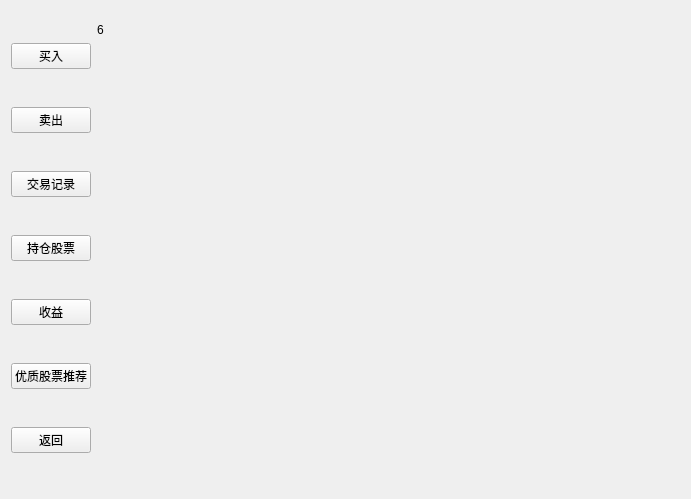
<?xml version="1.0" encoding="UTF-8"?>
<ui version="4.0">
 <class>buyin</class>
 <widget class="QWidget" name="buyin">
  <property name="geometry">
   <rect>
    <x>0</x>
    <y>0</y>
    <width>691</width>
    <height>499</height>
   </rect>
  </property>
  <property name="windowTitle">
   <string>Form</string>
  </property>
  <layout class="QGridLayout" name="gridLayout">
   <item row="0" column="0">
    <layout class="QVBoxLayout" name="verticalLayout">
     <item>
      <widget class="QPushButton" name="BuyInButton">
       <property name="text">
        <string>买入</string>
       </property>
      </widget>
     </item>
     <item>
      <widget class="QPushButton" name="SellOutButton">
       <property name="text">
        <string>卖出</string>
       </property>
      </widget>
     </item>
     <item>
      <widget class="QPushButton" name="TradingRecordButton">
       <property name="text">
        <string>交易记录</string>
       </property>
      </widget>
     </item>
     <item>
      <widget class="QPushButton" name="PositionButton">
       <property name="text">
        <string>持仓股票</string>
       </property>
      </widget>
     </item>
     <item>
      <widget class="QPushButton" name="IncomeButton">
       <property name="text">
        <string>收益</string>
       </property>
      </widget>
     </item>
     <item>
      <widget class="QPushButton" name="RecommendButton">
       <property name="text">
        <string>优质股票推荐</string>
       </property>
      </widget>
     </item>
     <item>
      <widget class="QPushButton" name="returnbutton">
       <property name="text">
        <string>返回</string>
       </property>
      </widget>
     </item>
    </layout>
   </item>
   <item row="0" column="1">
    <widget class="QStackedWidget" name="stackedWidget">
     <property name="frameShape">
      <enum>QFrame::NoFrame</enum>
     </property>
     <property name="currentIndex">
      <number>5</number>
     </property>
     <widget class="QWidget" name="BuyinPage">
      <layout class="QGridLayout" name="gridLayout_2">
       <item row="1" column="0">
        <spacer name="verticalSpacer">
         <property name="orientation">
          <enum>Qt::Vertical</enum>
         </property>
         <property name="sizeType">
          <enum>QSizePolicy::Fixed</enum>
         </property>
         <property name="sizeHint" stdset="0">
          <size>
           <width>20</width>
           <height>20</height>
          </size>
         </property>
        </spacer>
       </item>
       <item row="2" column="0">
        <layout class="QHBoxLayout" name="horizontalLayout">
         <item>
          <widget class="QPushButton" name="BuyResetButton">
           <property name="text">
            <string>重填</string>
           </property>
          </widget>
         </item>
         <item>
          <widget class="QPushButton" name="BuyComfirmButton">
           <property name="text">
            <string>确定下单</string>
           </property>
          </widget>
         </item>
        </layout>
       </item>
       <item row="0" column="0">
        <layout class="QHBoxLayout" name="horizontalLayout_5">
         <item>
          <widget class="QFrame" name="SellOutFrame_3">
           <property name="minimumSize">
            <size>
             <width>0</width>
             <height>0</height>
            </size>
           </property>
           <property name="frameShape">
            <enum>QFrame::StyledPanel</enum>
           </property>
           <property name="frameShadow">
            <enum>QFrame::Plain</enum>
           </property>
           <layout class="QVBoxLayout" name="verticalLayout_8">
            <item>
             <widget class="QLabel" name="BuyStockCodeLabel_2">
              <property name="text">
               <string>证券代码</string>
              </property>
             </widget>
            </item>
            <item>
             <widget class="QLabel" name="BuyNameLabe_2">
              <property name="text">
               <string>股东名称</string>
              </property>
             </widget>
            </item>
            <item>
             <widget class="QLabel" name="BuyPriceLabel_2">
              <property name="text">
               <string>买入价格</string>
              </property>
             </widget>
            </item>
            <item>
             <widget class="QLabel" name="BuyFindLabel_2">
              <property name="text">
               <string>可用资金</string>
              </property>
             </widget>
            </item>
            <item>
             <widget class="QLabel" name="MaxBuyLabel_2">
              <property name="text">
               <string>最大可买</string>
              </property>
             </widget>
            </item>
            <item>
             <widget class="QLabel" name="BuyQuantityLabel_2">
              <property name="text">
               <string>买入数量</string>
              </property>
             </widget>
            </item>
           </layout>
          </widget>
         </item>
         <item>
          <layout class="QVBoxLayout" name="verticalLayout_9">
           <item>
            <widget class="QComboBox" name="BuyInStockCodeBox">
             <item>
              <property name="text">
               <string>王子安</string>
              </property>
             </item>
             <item>
              <property name="text">
               <string>李卓优</string>
              </property>
             </item>
             <item>
              <property name="text">
               <string>林帆</string>
              </property>
             </item>
             <item>
              <property name="text">
               <string>郭静怡</string>
              </property>
             </item>
             <item>
              <property name="text">
               <string>null</string>
              </property>
             </item>
            </widget>
           </item>
           <item>
            <widget class="QLineEdit" name="BuyInNameLine"/>
           </item>
           <item>
            <widget class="QLineEdit" name="BuyInPriceLine"/>
           </item>
           <item>
            <widget class="QLineEdit" name="BuyInFundLine"/>
           </item>
           <item>
            <widget class="QLineEdit" name="BuyInMaxLine"/>
           </item>
           <item>
            <widget class="QLineEdit" name="BuyInQuantityLine"/>
           </item>
          </layout>
         </item>
        </layout>
       </item>
       <item row="3" column="0">
        <spacer name="verticalSpacer_2">
         <property name="orientation">
          <enum>Qt::Vertical</enum>
         </property>
         <property name="sizeHint" stdset="0">
          <size>
           <width>20</width>
           <height>40</height>
          </size>
         </property>
        </spacer>
       </item>
      </layout>
     </widget>
     <widget class="QWidget" name="SellOutPage">
      <layout class="QGridLayout" name="gridLayout_3">
       <item row="1" column="0">
        <spacer name="verticalSpacer_3">
         <property name="orientation">
          <enum>Qt::Vertical</enum>
         </property>
         <property name="sizeType">
          <enum>QSizePolicy::Fixed</enum>
         </property>
         <property name="sizeHint" stdset="0">
          <size>
           <width>20</width>
           <height>20</height>
          </size>
         </property>
        </spacer>
       </item>
       <item row="0" column="0">
        <layout class="QHBoxLayout" name="horizontalLayout_2">
         <item>
          <widget class="QFrame" name="SellOutFrame">
           <property name="minimumSize">
            <size>
             <width>0</width>
             <height>0</height>
            </size>
           </property>
           <property name="frameShape">
            <enum>QFrame::StyledPanel</enum>
           </property>
           <property name="frameShadow">
            <enum>QFrame::Plain</enum>
           </property>
           <layout class="QVBoxLayout" name="verticalLayout_4">
            <item>
             <widget class="QLabel" name="SellStockCodeLabel">
              <property name="text">
               <string>证券代码</string>
              </property>
             </widget>
            </item>
            <item>
             <widget class="QLabel" name="SellNameLabel">
              <property name="text">
               <string>股东名称</string>
              </property>
             </widget>
            </item>
            <item>
             <widget class="QLabel" name="SellPriceLable">
              <property name="text">
               <string>卖出价格</string>
              </property>
             </widget>
            </item>
            <item>
             <widget class="QLabel" name="SellFundLabel">
              <property name="text">
               <string>可用资金</string>
              </property>
             </widget>
            </item>
            <item>
             <widget class="QLabel" name="MaxSellLabel">
              <property name="text">
               <string>最大可卖</string>
              </property>
             </widget>
            </item>
            <item>
             <widget class="QLabel" name="SellQuantityLabel">
              <property name="text">
               <string>卖出数量</string>
              </property>
             </widget>
            </item>
           </layout>
          </widget>
         </item>
         <item>
          <layout class="QVBoxLayout" name="verticalLayout_6">
           <item>
            <widget class="QComboBox" name="SellOutStockCodeBox">
             <item>
              <property name="text">
               <string>王子安</string>
              </property>
             </item>
             <item>
              <property name="text">
               <string>李卓优</string>
              </property>
             </item>
             <item>
              <property name="text">
               <string>林帆</string>
              </property>
             </item>
             <item>
              <property name="text">
               <string>郭静怡</string>
              </property>
             </item>
             <item>
              <property name="text">
               <string>null</string>
              </property>
             </item>
            </widget>
           </item>
           <item>
            <widget class="QLineEdit" name="SellOutNameLine"/>
           </item>
           <item>
            <widget class="QLineEdit" name="SellOutPriceLine"/>
           </item>
           <item>
            <widget class="QLineEdit" name="SellOutFundLine"/>
           </item>
           <item>
            <widget class="QLineEdit" name="SellOutMaxLine"/>
           </item>
           <item>
            <widget class="QLineEdit" name="SellOutQuantityLine"/>
           </item>
          </layout>
         </item>
        </layout>
       </item>
       <item row="2" column="0">
        <layout class="QHBoxLayout" name="horizontalLayout_3">
         <item>
          <widget class="QPushButton" name="SellResetButton">
           <property name="text">
            <string>重填</string>
           </property>
          </widget>
         </item>
         <item>
          <widget class="QPushButton" name="SellComfirmButton">
           <property name="text">
            <string>卖出</string>
           </property>
          </widget>
         </item>
        </layout>
       </item>
       <item row="3" column="0">
        <spacer name="verticalSpacer_4">
         <property name="orientation">
          <enum>Qt::Vertical</enum>
         </property>
         <property name="sizeHint" stdset="0">
          <size>
           <width>20</width>
           <height>40</height>
          </size>
         </property>
        </spacer>
       </item>
      </layout>
     </widget>
     <widget class="QWidget" name="RecordPage">
      <layout class="QGridLayout" name="gridLayout_4">
       <item row="0" column="0">
        <widget class="QTableWidget" name="TradeRecordTable">
         <column>
          <property name="text">
           <string>时间</string>
          </property>
         </column>
         <column>
          <property name="text">
           <string>股票</string>
          </property>
         </column>
         <column>
          <property name="text">
           <string>交易类型</string>
          </property>
         </column>
         <column>
          <property name="text">
           <string>交易类型</string>
          </property>
         </column>
         <column>
          <property name="text">
           <string>股票数量</string>
          </property>
         </column>
        </widget>
       </item>
      </layout>
     </widget>
     <widget class="QWidget" name="PositionPage">
      <layout class="QGridLayout" name="gridLayout_5">
       <item row="1" column="0">
        <spacer name="verticalSpacer_5">
         <property name="orientation">
          <enum>Qt::Vertical</enum>
         </property>
         <property name="sizeType">
          <enum>QSizePolicy::Expanding</enum>
         </property>
         <property name="sizeHint" stdset="0">
          <size>
           <width>0</width>
           <height>160</height>
          </size>
         </property>
        </spacer>
       </item>
       <item row="1" column="1">
        <widget class="QTableWidget" name="tableWidget">
         <row>
          <property name="text">
           <string>Apple</string>
          </property>
         </row>
         <row>
          <property name="text">
           <string>Amazon</string>
          </property>
         </row>
         <row>
          <property name="text">
           <string>Google</string>
          </property>
         </row>
         <row>
          <property name="text">
           <string>IBM</string>
          </property>
         </row>
         <row>
          <property name="text">
           <string>Intel</string>
          </property>
         </row>
         <row>
          <property name="text">
           <string>JetBlue</string>
          </property>
         </row>
         <row>
          <property name="text">
           <string>Microsoft</string>
          </property>
         </row>
         <row>
          <property name="text">
           <string>Tesla</string>
          </property>
         </row>
         <row>
          <property name="text">
           <string>Summary</string>
          </property>
         </row>
         <column>
          <property name="text">
           <string>公司名称</string>
          </property>
         </column>
         <column>
          <property name="text">
           <string>所持股票数量</string>
          </property>
         </column>
         <column>
          <property name="text">
           <string>股票资产</string>
          </property>
         </column>
        </widget>
       </item>
      </layout>
     </widget>
     <widget class="QWidget" name="IncomePage">
      <layout class="QGridLayout" name="gridLayout_6"/>
     </widget>
     <widget class="QWidget" name="RecommendPage">
      <widget class="QLabel" name="label_6">
       <property name="geometry">
        <rect>
         <x>0</x>
         <y>10</y>
         <width>63</width>
         <height>18</height>
        </rect>
       </property>
       <property name="text">
        <string>6</string>
       </property>
      </widget>
     </widget>
    </widget>
   </item>
  </layout>
 </widget>
 <resources/>
 <connections/>
</ui>
